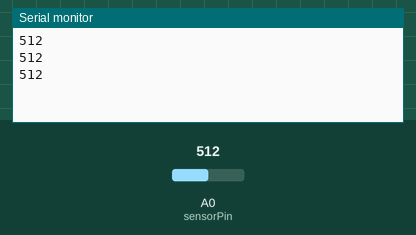
Simulated run of this sketch. Board: Arduino Uno, built with avr-gcc and run on an emulated ATmega328P. Parts: the last lines printed to the serial monitor. The test bench sets the inputs (shaded band); at power-on: A0 (sensorPin) = 512.

Above: at 1.3 s.
1.4 s: A0 (sensorPin) set to 716
At 1.9 s:
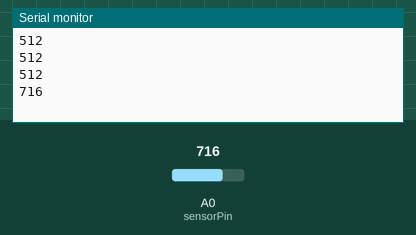
2.9 s: A0 (sensorPin) set to 900
At 3.3 s:
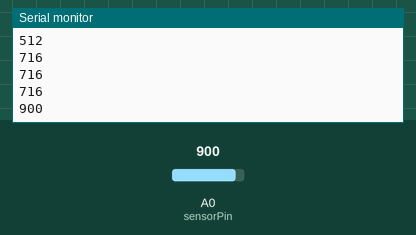
Timing chart, 0 to 5.9 s (numbered marks = the images above; inputs shaded):
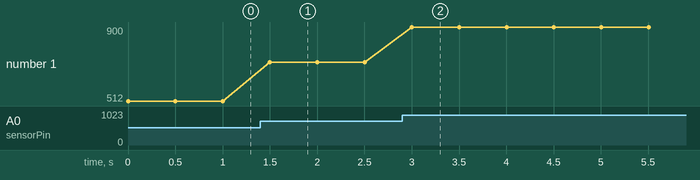

The sketch:

Light.ino
```cpp
int sensorPin = A0;
int light = 0;

void setup() {
    Serial.begin(9600);
}

void loop() {
  light = analogRead(sensorPin);
  Serial.println(light);
  delay(500);
}
```

Measured:
- after the input at 1.4 s, the serial monitor: prints a new line after 0.10 s (image 1)
- after the input at 2.9 s, the serial monitor: prints a new line after 0.10 s (image 2)
- plotted number 1: 512 → 716 after the input at 1.4 s, 716 → 900 after the input at 2.9 s
